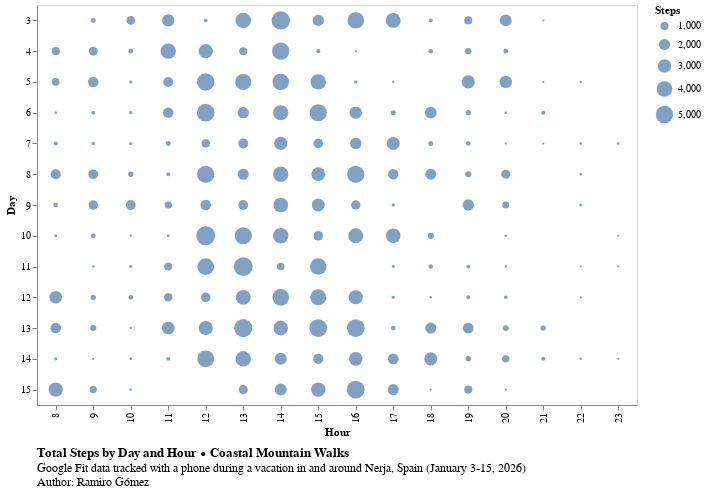

The code cell stored with this chart in its notebook:
### Code cell
sum_col = 'Steps'

plot_data = df.filter(
    pl.col(sum_col) >= 0
).with_columns(
    pl.col('Start').dt.hour().alias('Hour'),
    pl.col('Start').dt.day().alias('Day')
).group_by(['Day', 'Hour']).agg(
    pl.col(sum_col).sum()
)

plot_data.plot.circle(
    x='Hour:O',
    y='Day:O',
    size=alt.Size(sum_col, scale=alt.Scale(domain=[1, plot_data[sum_col].max()]))
).properties(
    height=400,
    width=600,
    title=chart_text(f'Total {sum_col} by Day and Hour')
)

### Figure 1 — Vega-Lite specification as saved in the notebook (floating-point values rounded to 4 significant figures; data arrays with more than 128 entries replaced by an {"elided": "..."} marker saying what was removed)
{"config": {"view": {"continuousWidth": 300, "continuousHeight": 300}}, "data": {"name": "data-333e1f1f5db74d5c60ef54d311843de0"}, "mark": {"type": "circle", "tooltip": true}, "encoding": {"size": {"field": "Steps", "scale": {"domain": [1, 5993]}, "type": "quantitative"}, "x": {"field": "Hour", "type": "ordinal"}, "y": {"field": "Day", "type": "ordinal"}}, "height": 400, "params": [{"name": "param_1e9efca18e7a2868", "select": {"type": "interval", "encodings": ["x", "y"]}, "bind": "scales"}], "title": {"text": "Total Steps by Day and Hour • Coastal Mountain Walks", "anchor": "start", "frame": "group", "offset": 10, "orient": "bottom", "subtitle": ["Google Fit data tracked with a phone during a vacation in and around Nerja, Spain (January 3-15, 2026)", "Author: Ramiro Gómez"]}, "width": 600, "$schema": "https://vega.github.io/schema/vega-lite/v6.1.0.json", "datasets": {"data-333e1f1f5db74d5c60ef54d311843de0": {"elided": "177 records"}}}
